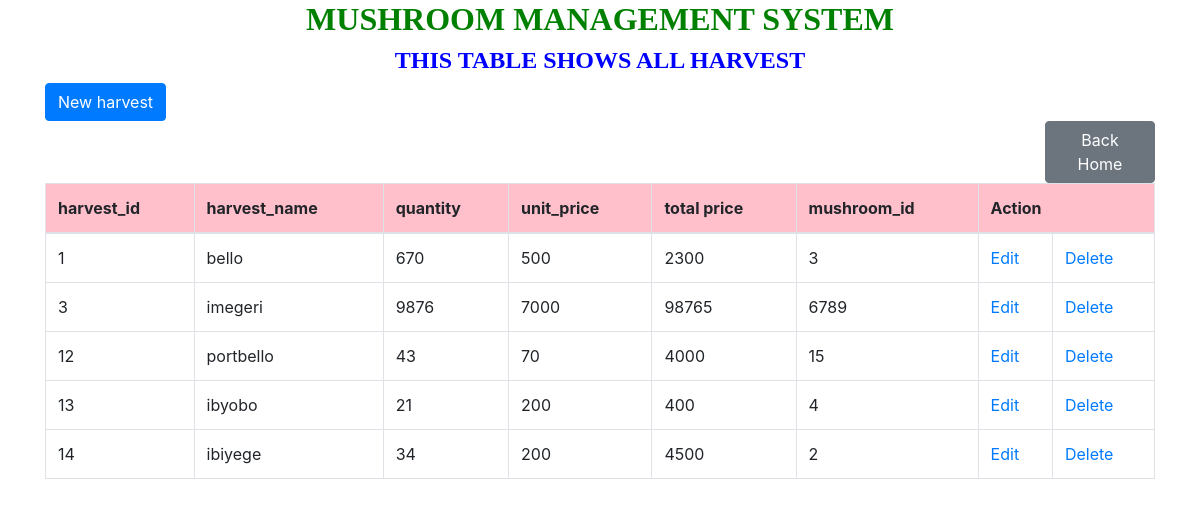
/viewharvest.php, run on the app's committed database.
### tables this page shows
CREATE TABLE IF NOT EXISTS `harvest` (
  `harvest_id` int(12) NOT NULL AUTO_INCREMENT,
  `harvest_name` varchar(200) NOT NULL,
  `quantity` int(18) NOT NULL,
  `unit_price` int(12) NOT NULL,
  `total_price` int(16) NOT NULL,
  `mushroom_id` int(12) NOT NULL,
  PRIMARY KEY (`harvest_id`)
);

### viewharvest.php (the view, shortened to what this page needs)
<!DOCTYPE html>
<html>
<head>
    <link href="https://stackpath.bootstrapcdn.com/bootstrap/4.5.2/css/bootstrap.min.css" rel="stylesheet">
</head>
<body>
    <div class="container">
        <h2 style="text-align: center; font-family: century; font-weight: bold; color: green;">MUSHROOM MANAGEMENT SYSTEM</h2>
        <h4 style="text-align: center; font-family: century; font-weight: bold; color:blue;">THIS TABLE SHOWS ALL HARVEST </h4>
        <a href="harvest.html" class="btn btn-primary" style="margin-top: 0px;">New harvest</a>
        <a href="home.html" class="btn btn-secondary" style="margin-left: 1000px;">Back Home</a>
        <table class="table table-bordered" style="margin-left:0px;">
            <thead bgcolor="pink">
                <tr>
                    <th>harvest_id</th>
                    <th>harvest_name</th>
                    <th>quantity</th>
                    <th>unit_price</th>
                    <th>total price</th>
                    <th>mushroom_id</th>
                    <th colspan="2">Action</th>
                </tr>
            </thead>
            <tbody>
                <?php
                include "databaseconnection.php";
                $sql = "SELECT * FROM harvest";
                $result = $connection->query($sql);
                while ($row = $result->fetch_assoc()) {
                    echo "
                    <tr>
                        <td>{$row['harvest_id']}</td>
                        <td>{$row['harvest_name']}</td>
                        <td>{$row['quantity']}</td>
                        <td>{$row['unit_price']}</td>
                        <td>{$row['total_price']}</td>
                        <td>{$row['mushroom_id']}</td>
                        <td>
                            <a href='editharvest.php?harvest_id={$row['harvest_id']} class='btn btn-primary btn-sm'>Edit</a></td>
                            <td>
                            <a href='deleteharvest.php?harvest_id={$row['harvest_id']} class='btn btn-danger btn-sm'>Delete</a>
                        </td>
                    </tr>
                    ";
                }
                ?>
            </tbody>
        </table>
    </div>
</body>
</html>

### data on the page
harvest: harvest_id "1", harvest_name "bello", quantity "670", unit_price "500", total_price "2300", mushroom "3"
harvest: harvest_id "3", harvest_name "imegeri", quantity "9876", unit_price "7000", total_price "98765", mushroom "6789"
harvest: harvest_id "12", harvest_name "portbello", quantity "43", unit_price "70", total_price "4000", mushroom "15"
harvest: harvest_id "13", harvest_name "ibyobo", quantity "21", unit_price "200", total_price "400", mushroom "4"
harvest: harvest_id "14", harvest_name "ibiyege", quantity "34", unit_price "200", total_price "4500", mushroom "2"
